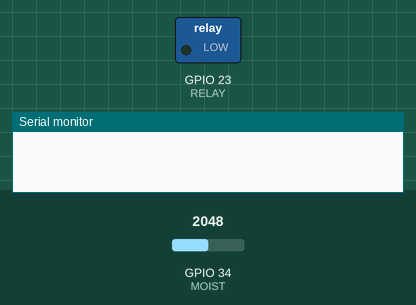
This sketch was run on a simulated ESP32. Shown: switched loads named in the sketch (green lamp = pin HIGH), the last lines printed to the serial monitor. Inputs (shaded band) come from the test bench; at power-on: GPIO 34 (MOIST) = 2048. WiFi joins after 1.5 s; servers stay silent unless stated.

Above: at 0.1 s.
At 2.1 s:
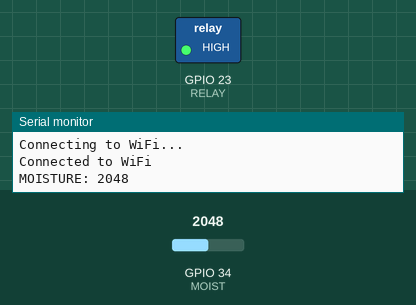
Timing chart, 0 to 3.6 s (numbered marks = the images above):
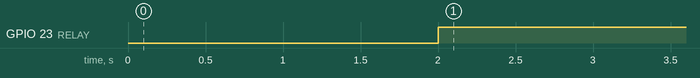

The sketch:

smart_gardening.ino
```cpp
#include "ThingSpeak.h"
#include <WiFi.h>

#define RELAY 23   // GPIO23 connected to relay IN PIN
#define MOIST 34   // GPIO32 connected to Capacitive Soil Moisture AOUT PIN
#define CHANNEL_ID 3038494 //ThingSpeak Channel ID
#define CHANNEL_API_KEY "8EVBSK1ZISXDOWUP" //ThingSpeak Write API KEY

WiFiClient client;
const char* ssid = "Lucifer";
const char* password = "696969420";
void setup() {
  Serial.begin(115200);
  pinMode(RELAY, OUTPUT);      // set relay pin as output
  digitalWrite(RELAY, LOW);    //active low

  //WiFI Begin
  WiFi.begin(ssid, password);
  while (WiFi.status() != WL_CONNECTED) {
    delay(1000);
    Serial.println("Connecting to WiFi...");
  }
  Serial.println("Connected to WiFi");
  //WiFi End

  //ThingSpeak Begin
  ThingSpeak.begin(client);
  //ThingSpeak End

}

void loop() {
  int dry = 2950;
  int wet = 1465;
  int m_val = analogRead(MOIST);
  if (m_val >= dry) {
    digitalWrite(RELAY, LOW);
    Serial.print("MOISTURE: ");
    Serial.println(m_val);
    delay(1000);
  } else {
    digitalWrite(RELAY, HIGH);
    Serial.print("MOISTURE: ");
    Serial.println(m_val);
    delay(1000);
  }

  ThingSpeak.setField(1, m_val);
  int httpCode = ThingSpeak.writeFields(CHANNEL_ID, CHANNEL_API_KEY);
  if (httpCode == 200) {
    Serial.println("Channel updated");

  } else {
    Serial.print("ThingSpeak error ");
    Serial.println(httpCode);          // prints negative or 4xx/5xx code
  }
  delay(14000);
}
```

Measured:
- by itself, GPIO 23 (RELAY): LOW → HIGH at 2.0 s
